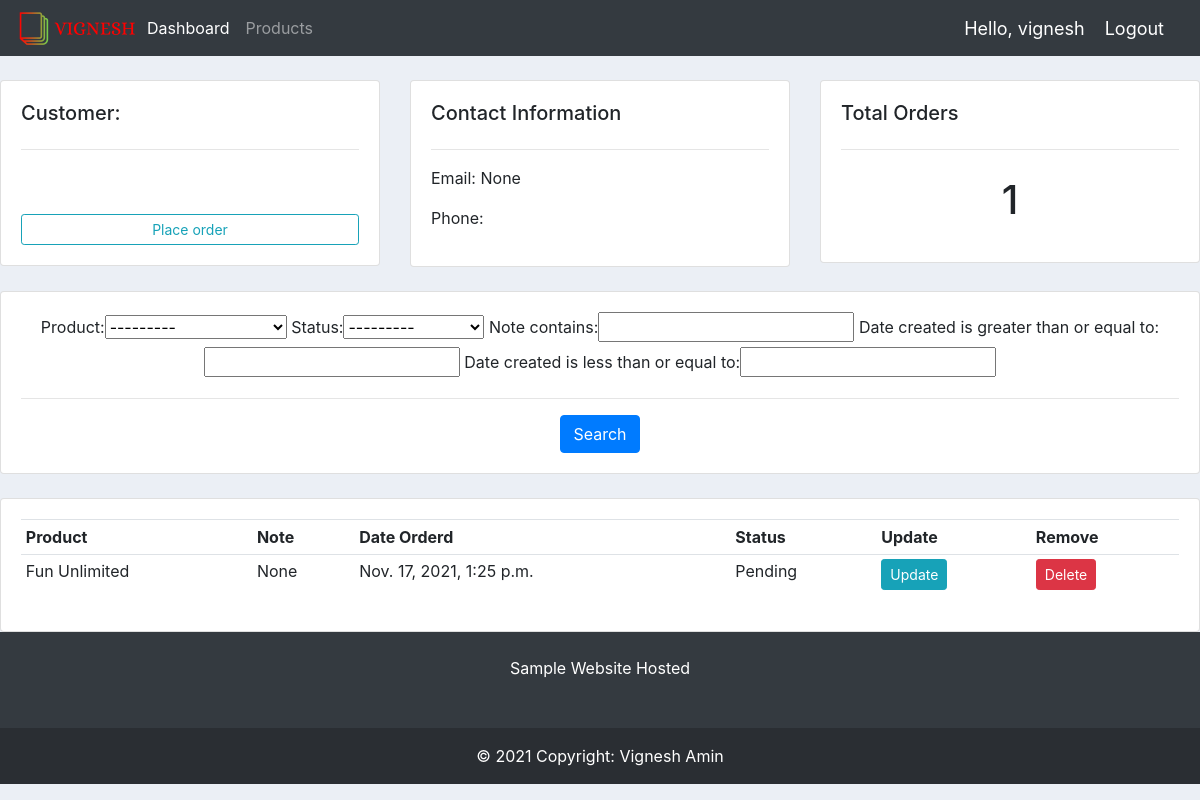
/customer/12/ (signed in), run on the app's committed database.
### library/models.py (models this page shows, shortened)
class Customer(models.Model):
    user = models.OneToOneField(User, null=True,blank=True, on_delete=models.CASCADE)
    name = models.CharField(max_length=200, null=True)
    email = models.CharField(max_length=200, null=True)
    profile_pic = models.ImageField(default="profile1.png", null=True, blank=True)
    date_created = models.DateTimeField(auto_now_add=True, null=True)

class Order(models.Model):
    STATUS = (
        ('Pending', 'Pending'),
        ('Out for Delivery', 'Out for Delivery'),
        ('Delivered', 'Delivered'),
        ('Returned','Returned'),
    )
    customer = models.ForeignKey(Customer, null=True, on_delete = models.SET_NULL)
    product = models.ForeignKey(Product, null=True, on_delete = models.SET_NULL)
    date_created = models.DateTimeField(auto_now_add=True, null=True)
    status = models.CharField(max_length=200,default="Pending", null=True, choices=STATUS)
    note = models.CharField(max_length=1000, null=True)

class Product(models.Model):
    CATEGORY = (
        ('Romantic','Romantic'),
        ('Horror','Horror'),
        ('Comedy','Comedy'),
        ('Comic','Comic'),
        ('Education', 'Education'),
        ('Mystery','Mystery'),
        ('Fantasy','Fantasy'),
        ('Historical Fiction','Historical Fiction'),
        ('Science Fiction','Science Fiction'),
        ('Autobiography','Autobiography'),
        ('Cook Book','Cook Book'),
        ('Others','Others'),
    )
    name = models.CharField(max_length=200, null=True)
    price = models.FloatField(null=True)
    category = models.CharField(max_length=200, null=True, choices=CATEGORY)
    description = models.CharField(max_length=200, null=True, blank=True)
    date_created = models.DateTimeField(auto_now_add=True, null=True)
    tags = models.ManyToManyField(Tag)
    def __str__(self):
        return self.name

### library/decorators.py (the view)
        def wrapper_func(request, *args, **kwargs):
            group = None
            if request.user.groups.exists():
                group = request.user.groups.all()[0].name
            if group in allowed_roles:
                return view_func(request, *args, **kwargs)
            else:
                return HttpResponse('You are not authorized to view this page')

### library/views.py (called while the page is built)
@login_required(login_url='login')
@allowed_users(allowed_roles=['admin'])
def customer(request, c_id):
    customer = Customer.objects.get(id=c_id)
    orders = customer.order_set.all()
    order_count = orders.count()
    myFilter = OrderFilter(request.GET, queryset=orders)
    orders = myFilter.qs
    context = {'customer':customer,'orders':orders ,'order_count':order_count,'myFilter':myFilter}
    return render(request, 'library/customer.html',context)

### library/templates/library/customer.html
{% extends 'library/main.html' %}
{% block content %}
<br>
<div class="row">
	<div class="col-md">
		<div class="card card-body">
			<h5>Customer:</h5>
			<hr><br><br>
			<a class="btn btn-outline-info  btn-sm btn-block" href="{% url 'create_order' customer.id %}">Place order</a>
		</div>
	</div>
	<div class="col-md">
		<div class="card card-body">
			<h5>Contact Information</h5>
			<hr>
			<p>Email: {{ customer.email }}</p>
			<p>Phone: {{ customer.phone }}</p>
		</div>
	</div>
	<div class="col-md">
		<div class="card card-body">
			<h5>Total Orders</h5>
			<hr>
			<h1 style="text-align: center;padding: 10px">{{ order_count }}</h1>
		</div>
	</div>
</div>
<br>
<div class="row">
	<div class="col">
		<div class="card card-body">
			<center><form method="get">
				{{myFilter.form}}
				<hr>
		    <button class="btn btn-primary" type="submit">Search</button>
		  </form></center>
		</div>
	</div>
</div>
<br>
<div class="row">
	<div class="col-md">
		<div class="card card-body">
			<table class="table table-sm">
				<tr>
					<th>Product</th>
					<th>Note</th>
					<th>Date Orderd</th>
					<th>Status</th>
					<th>Update</th>
					<th>Remove</th>
				</tr>
				{% for order in orders %}
				<tr>
					<td>{{order.product}}</td>
					<td>{{order.note}}</td>
					<td>{{order.date_created}}</td>
					<td>{{order.status}}</td>
					<td><a class="btn btn-primary  btn-sm btn-info" href="{% url 'update_order' order.id %}">Update</a></td>
					<td><a class="btn btn-primary  btn-sm btn-danger" href="{% url 'delete_order' order.id %}">Delete</a></td>
				</tr>
				{% endfor %}
			</table>
		</div>
	</div>
</div>
{% endblock %}

### library/templates/library/navbar.html (shortened to what this page needs)
{% load static %}
<nav class="navbar navbar-expand-lg navbar-dark bg-dark">
  <img src="{% static 'images/logo.png' %}">
  <div class="collapse navbar-collapse" id="navbarNav">
    <ul class="navbar-nav">
      {% if request.user.is_staff %}
      <li class="nav-item active">
        <a class="nav-link" href="{% url 'home' %}">Dashboard</a>
      </li>
      <li class="nav-item">
        <a class="nav-link" href="{% url 'products' %}">Products</a>
      </li>
      {% endif %}
    </ul>
  </div>
  <span class="hello-msg">Hello, {{ request.user }}</span>
  <span><a class="hello-msg" href="{% url 'logout' %}">Logout</a> </span>
</nav>

### static/css/main.css (style rules this page uses)
body { background-color: #ebeff5; }

### static/css/nav.css (style rules this page uses)
.hello-msg { font-size:18px; color: #fff; margin-right: 20px; }

### data on the page
Customer: email "None"
Order: product "Fun Unlimited", note "None", date_created "Nov. 17, 2021, 1:25 p.m.", status "Pending"

### other printed values
{{ request.user }} "vignesh"
{{ order_count }} "1"
